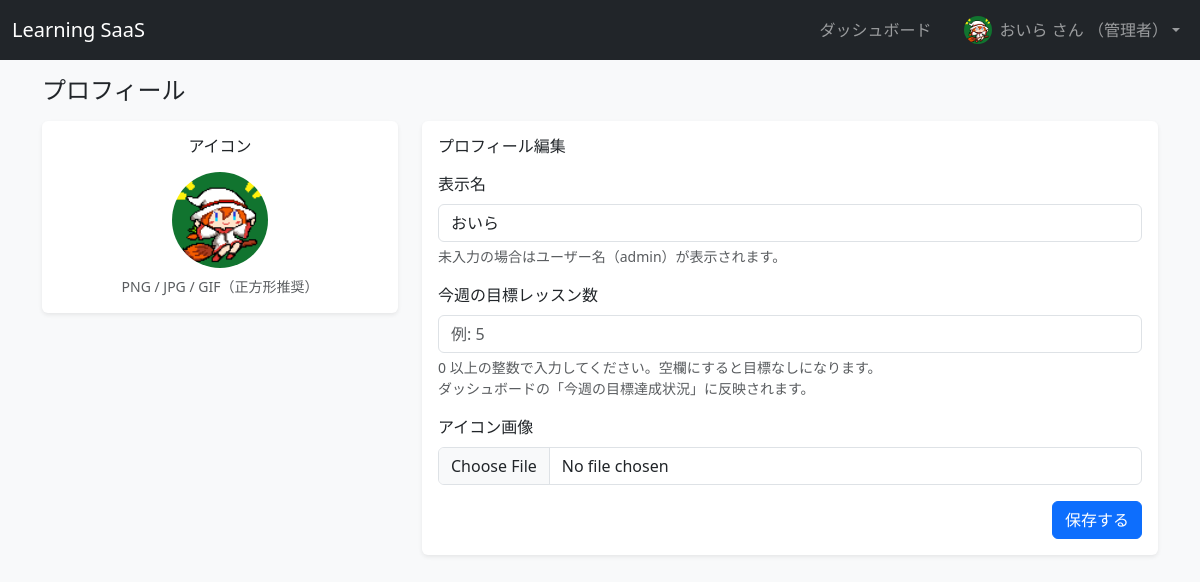
Screenshot of /profile (signed in) with the database file from the repository.
### app/models.py (models this page shows, shortened)
class UserProfile(db.Model):
    __tablename__ = "user_profiles"
    id = db.Column(db.Integer, primary_key=True)
    user_id = db.Column(
        db.Integer, db.ForeignKey("users.id"), nullable=False, unique=True
    )
    display_name = db.Column(db.String(100), nullable=True)
    avatar_filename = db.Column(db.String(255), nullable=True)
    weekly_goal_lessons = db.Column(db.Integer, nullable=True)
    user = db.relationship("User", back_populates="profile")

class User(UserMixin, db.Model):
    __tablename__ = "users"
    id = db.Column(db.Integer, primary_key=True)
    username = db.Column(db.String(50), unique=True, nullable=False)
    email = db.Column(db.String(120), unique=True, nullable=False)
    password_hash = db.Column(db.String(255), nullable=False)
    role = db.Column(db.String(20), nullable=False, default="student")
    enrollments = db.relationship("Enrollment", back_populates="user")
    lesson_progress = db.relationship("LessonProgress", back_populates="user")
    quiz_results = db.relationship("QuizResult", back_populates="user")
    profile = db.relationship(
        "UserProfile",
        back_populates="user",
        uselist=False,
        cascade="all, delete-orphan",
    )
    @property
    def display_name(self) -> str:
        if self.profile and self.profile.display_name:
            return self.profile.display_name
        return self.username

### app/main.py (the view, shortened to what this page needs)
@bp.route("/profile", methods=["GET", "POST"])
@login_required
def profile():
    profile = current_user.profile
    if not profile:
        profile = UserProfile(user_id=current_user.id)
        db.session.add(profile)
        db.session.commit()
    return render_template("profile.html", profile=profile)

### app/models.py (called while the page is built)
@login_manager.user_loader
def load_user(user_id: str):
    return User.query.get(int(user_id))

### app/templates/profile.html (shortened to what this page needs)
{% extends "base.html" %}
{% block content %}
  <h1 class="h4 mb-3">プロフィール</h1>
  <div class="row g-4">
    <div class="col-lg-4">
      <div class="card border-0 shadow-sm">
        <div class="card-body text-center">
          <h2 class="h6 mb-3">アイコン</h2>
          {% if profile.avatar_filename %}
            <img
              src="{{ url_for('static', filename='uploads/avatars/' ~ profile.avatar_filename) }}"
              alt="avatar"
              class="rounded-circle mb-2"
              style="width: 96px; height: 96px; object-fit: cover;"
            >
          {% endif %}
          <p class="small text-muted mb-0">
            PNG / JPG / GIF（正方形推奨）
          </p>
        </div>
      </div>
    </div>
    <div class="col-lg-8">
      <div class="card border-0 shadow-sm">
        <div class="card-body">
          <h2 class="h6 mb-3">プロフィール編集</h2>
          <form method="post" enctype="multipart/form-data" class="vstack gap-3">
            <div>
              <label class="form-label">表示名</label>
              <input
                type="text"
                name="display_name"
                class="form-control"
                value="{{ profile.display_name or '' }}"
                placeholder="サイト上に表示する名前"
              >
              <div class="form-text">
                未入力の場合はユーザー名（{{ current_user.username }}）が表示されます。
              </div>
            </div>
            <div>
              <label class="form-label">今週の目標レッスン数</label>
              <input
                type="number"
                name="weekly_goal_lessons"
                min="0"
                class="form-control"
                value="{{ profile.weekly_goal_lessons if profile.weekly_goal_lessons is not none else '' }}"
                placeholder="例: 5"
              >
              <div class="form-text">
                0 以上の整数で入力してください。空欄にすると目標なしになります。<br>
                ダッシュボードの「今週の目標達成状況」に反映されます。
              </div>
            </div>
            <div>
              <label class="form-label">アイコン画像</label>
              <input type="file" name="avatar" class="form-control">
            </div>
            <div class="d-flex justify-content-end">
              <button type="submit" class="btn btn-primary">
                保存する
              </button>
            </div>
          </form>
        </div>
      </div>
    </div>
  </div>
{% endblock %}

### app/templates/base.html (shortened to what this page needs)
<!doctype html>
<html lang="ja">
  <head>
    <link
      href="https://cdn.jsdelivr.net/npm/bootstrap@5.3.3/dist/css/bootstrap.min.css"
      rel="stylesheet"
    >
  </head>
  <body class="bg-light">
    <nav class="navbar navbar-expand-lg navbar-dark bg-dark mb-3">
      <div class="container-fluid">
        <a class="navbar-brand" href="{{ url_for('main.index') }}">Learning SaaS</a>
        <div class="collapse navbar-collapse justify-content-end" id="navbarMain">
          <ul class="navbar-nav align-items-center mb-2 mb-lg-0">
            {% if current_user.is_authenticated %}
              <li class="nav-item me-3">
                <a class="nav-link" href="{{ url_for('main.dashboard') }}">ダッシュボード</a>
              </li>
              <li class="nav-item dropdown">
                <a
                  class="nav-link dropdown-toggle d-flex align-items-center"
                  href="#"
                  id="userDropdown"
                  role="button"
                  data-bs-toggle="dropdown"
                  aria-expanded="false"
                >
                  {% if current_user.profile and current_user.profile.avatar_filename %}
                    <img
                      src="{{ url_for('static', filename='uploads/avatars/' ~ current_user.profile.avatar_filename) }}"
                      alt="avatar"
                      class="rounded-circle me-2"
                      style="width: 28px; height: 28px; object-fit: cover;"
                    >
                  {% endif %}
                  <span>
                    {{ current_user.display_name }} さん
                    {% if current_user.role == "admin" %}
                      （管理者）
                    {% endif %}
                  </span>
                </a>
              </li>
            {% else %}
              <li class="nav-item">
                <a class="nav-link" href="{{ url_for('auth.login') }}">ログイン</a>
              </li>
            {% endif %}
          </ul>
        </div>
      </div>
    </nav>
    <main class="container mb-5">
      {% block content %}{% endblock %}
    </main>
  </body>
</html>

### rows the page displays
UserProfile: avatar_filename (picture), display_name "おいら"
User: username "admin"
